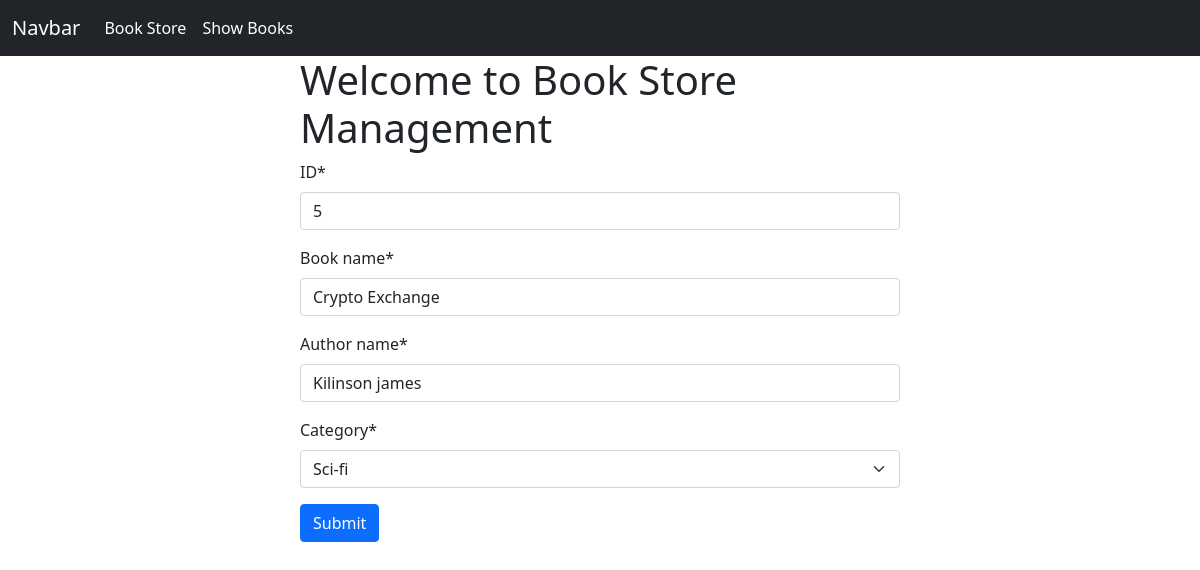
The page /edit_book/5 on the database its author committed.
### book/models.py (models this page shows)
class BookstoreModel(models.Model):
    CATEGORY = (
            ('Mystery', 'Mystery'),
            ('Thriller', 'Thriller'),
            ('Sci-fi', 'Sci-fi'),
            ('Horror', 'Horor'),
    )
    ID = models.IntegerField(primary_key=True)
    book_name = models.CharField(max_length=30)
    author_name = models.CharField(max_length=30)
    category = models.CharField(max_length=30, choices=CATEGORY)
    first_pub = models.DateTimeField(auto_now_add=True)
    last_pub = models.DateField(auto_now=True)

### book/views.py (the view)
# urls.py: path('edit_book/<int:id>', views.edit_book, name="edit_book"),
def edit_book(request, id):
    book = BookstoreModel.objects.get(pk=id)
    form = BookStorForm(instance=book)
    if request.method=='POST':
        book = BookStorForm(request.POST, instance=book)
        if book.is_valid():
            book.save()
            return redirect('show_books')
    return render(request, 'store_book.html', {'form': form})

### book/forms.py
class BookStorForm(forms.ModelForm):
    class Meta:
        model = BookstoreModel
        exclude = ['first_pub','last_pub']

### book/templates/store_book.html (shortened to what this page needs)
{% extends "base.html" %}
{% load crispy_forms_tags %}
{% block content %}
    <div style="width:50%; margin:auto;">
        <h1>Welcome to Book Store Management</h1>
        <form method="post">
            {{form|crispy}}
            <button class="btn btn-primary" type="submit">Submit</button>
        </form>
    </div>
{% endblock %}

### rows shown on the page
BookstoreModel: ID "5", book_name "Crypto Exchange", author_name "Kilinson james", category "Sci-fi"
